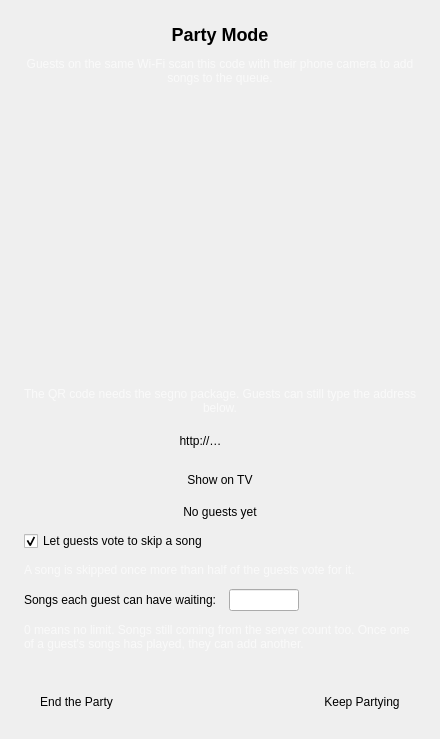
<?xml version="1.0" encoding="UTF-8"?>
<ui version="4.0">
 <class>partyWindow</class>
 <widget class="QDialog" name="partyWindow">
  <property name="geometry">
   <rect>
    <x>0</x>
    <y>0</y>
    <width>440</width>
    <height>700</height>
   </rect>
  </property>
  <property name="windowTitle">
   <string>Party Mode</string>
  </property>
  <layout class="QVBoxLayout" name="partyLayout">
   <property name="spacing">
    <number>12</number>
   </property>
   <property name="leftMargin">
    <number>24</number>
   </property>
   <property name="topMargin">
    <number>24</number>
   </property>
   <property name="rightMargin">
    <number>24</number>
   </property>
   <property name="bottomMargin">
    <number>24</number>
   </property>
   <item>
    <widget class="QLabel" name="partyTitle">
     <property name="text">
      <string>&lt;h2&gt;Party Mode&lt;/h2&gt;</string>
     </property>
     <property name="textFormat">
      <enum>Qt::TextFormat::RichText</enum>
     </property>
     <property name="alignment">
      <set>Qt::AlignmentFlag::AlignCenter</set>
     </property>
    </widget>
   </item>
   <item>
    <widget class="QLabel" name="partyIntro">
     <property name="styleSheet">
      <string notr="true">color: rgba(255, 255, 255, 170);</string>
     </property>
     <property name="text">
      <string>Guests on the same Wi-Fi scan this code with their phone camera to add songs to the queue.</string>
     </property>
     <property name="alignment">
      <set>Qt::AlignmentFlag::AlignCenter</set>
     </property>
     <property name="wordWrap">
      <bool>true</bool>
     </property>
    </widget>
   </item>
   <item>
    <widget class="QLabel" name="partyQrImage">
     <property name="minimumSize">
      <size>
       <width>320</width>
       <height>320</height>
      </size>
     </property>
     <property name="alignment">
      <set>Qt::AlignmentFlag::AlignCenter</set>
     </property>
    </widget>
   </item>
   <item>
    <widget class="QLabel" name="partyNoQr">
     <property name="styleSheet">
      <string notr="true">color: rgba(255, 255, 255, 170);</string>
     </property>
     <property name="text">
      <string>The QR code needs the segno package. Guests can still type the address below.</string>
     </property>
     <property name="alignment">
      <set>Qt::AlignmentFlag::AlignCenter</set>
     </property>
     <property name="wordWrap">
      <bool>true</bool>
     </property>
    </widget>
   </item>
   <item>
    <layout class="QHBoxLayout" name="partyAddressRow">
     <property name="spacing">
      <number>8</number>
     </property>
     <item>
      <widget class="QLabel" name="partyAddress">
       <property name="text">
        <string notr="true">http://…</string>
       </property>
       <property name="alignment">
        <set>Qt::AlignmentFlag::AlignCenter</set>
       </property>
       <property name="textInteractionFlags">
        <set>Qt::TextInteractionFlag::TextSelectableByMouse</set>
       </property>
      </widget>
     </item>
     <item>
      <widget class="QToolButton" name="partyCopyAddress">
       <property name="toolTip">
        <string>Copy the address</string>
       </property>
       <property name="styleSheet">
        <string notr="true">QToolButton { border-radius: 14px; min-width: 28px; min-height: 28px; }</string>
       </property>
       <property name="icon">
        <iconset>
         <normaloff>../assets/clipboard-copy.svg</normaloff>../assets/clipboard-copy.svg</iconset>
       </property>
      </widget>
     </item>
    </layout>
   </item>
   <item alignment="Qt::AlignmentFlag::AlignHCenter">
    <widget class="QPushButton" name="partyShowOnTv">
     <property name="text">
      <string>Show on TV</string>
     </property>
     <property name="toolTip">
      <string>Show the code in a corner of the TV while you cast to a web browser or with the visualiser and lyrics, so guests can join from there</string>
     </property>
     <property name="checkable">
      <bool>true</bool>
     </property>
     <property name="icon">
      <iconset>
       <normaloff>../assets/cast.svg</normaloff>../assets/cast.svg</iconset>
     </property>
     <property name="styleSheet">
      <string notr="true">QPushButton { border-radius: 14px; padding: 6px 16px; }</string>
     </property>
    </widget>
   </item>
   <item>
    <widget class="QLabel" name="partyGuests">
     <property name="text">
      <string>No guests yet</string>
     </property>
     <property name="alignment">
      <set>Qt::AlignmentFlag::AlignCenter</set>
     </property>
     <property name="wordWrap">
      <bool>true</bool>
     </property>
    </widget>
   </item>
   <item>
    <widget class="QCheckBox" name="partyVoteSkip">
     <property name="text">
      <string>Let guests vote to skip a song</string>
     </property>
     <property name="checked">
      <bool>true</bool>
     </property>
    </widget>
   </item>
   <item>
    <widget class="QLabel" name="partyVoteHint">
     <property name="styleSheet">
      <string notr="true">color: rgba(255, 255, 255, 170);</string>
     </property>
     <property name="text">
      <string>A song is skipped once more than half of the guests vote for it.</string>
     </property>
     <property name="wordWrap">
      <bool>true</bool>
     </property>
    </widget>
   </item>
   <item>
    <layout class="QHBoxLayout" name="partyGuestLimitRow">
     <item>
      <widget class="QLabel" name="partyGuestLimitLabel">
       <property name="text">
        <string>Songs each guest can have waiting:</string>
       </property>
      </widget>
     </item>
     <item>
      <widget class="QLineEdit" name="partyGuestLimit">
       <property name="maximumSize">
        <size>
         <width>70</width>
         <height>16777215</height>
        </size>
       </property>
       <property name="toolTip">
        <string>Type a number, or use the Up and Down keys. 0 means no limit.</string>
       </property>
       <property name="minimum" stdset="0">
        <number>0</number>
       </property>
       <property name="maximum" stdset="0">
        <number>99</number>
       </property>
       <property name="value" stdset="0">
        <number>0</number>
       </property>
      </widget>
     </item>
     <item>
      <spacer name="partyGuestLimitSpacer">
       <property name="orientation">
        <enum>Qt::Orientation::Horizontal</enum>
       </property>
       <property name="sizeHint" stdset="0">
        <size>
         <width>0</width>
         <height>20</height>
        </size>
       </property>
      </spacer>
     </item>
    </layout>
   </item>
   <item>
    <widget class="QLabel" name="partyGuestLimitHint">
     <property name="styleSheet">
      <string notr="true">color: rgba(255, 255, 255, 170);</string>
     </property>
     <property name="text">
      <string>0 means no limit. Songs still coming from the server count too. Once one of a guest's songs has played, they can add another.</string>
     </property>
     <property name="wordWrap">
      <bool>true</bool>
     </property>
    </widget>
   </item>
   <item>
    <widget class="QLabel" name="partyVotes">
     <property name="text">
      <string notr="true"/>
     </property>
    </widget>
   </item>
   <item>
    <spacer name="partySpacer">
     <property name="orientation">
      <enum>Qt::Orientation::Vertical</enum>
     </property>
     <property name="sizeHint" stdset="0">
      <size>
       <width>20</width>
       <height>0</height>
      </size>
     </property>
    </spacer>
   </item>
   <item>
    <layout class="QHBoxLayout" name="partyButtons">
     <item>
      <widget class="QPushButton" name="partyEnd">
       <property name="text">
        <string>End the Party</string>
       </property>
       <property name="styleSheet">
        <string notr="true">QPushButton { border-radius: 14px; padding: 6px 16px; }</string>
       </property>
      </widget>
     </item>
     <item>
      <spacer name="partyButtonSpacer">
       <property name="orientation">
        <enum>Qt::Orientation::Horizontal</enum>
       </property>
       <property name="sizeHint" stdset="0">
        <size>
         <width>0</width>
         <height>20</height>
        </size>
       </property>
      </spacer>
     </item>
     <item>
      <widget class="QPushButton" name="partyClose">
       <property name="text">
        <string>Keep Partying</string>
       </property>
       <property name="toolTip">
        <string>Close this window. The party goes on, and Playback → Party Mode opens it again.</string>
       </property>
       <property name="styleSheet">
        <string notr="true">QPushButton { border-radius: 14px; padding: 6px 16px; }</string>
       </property>
      </widget>
     </item>
    </layout>
   </item>
  </layout>
 </widget>
 <resources/>
 <connections/>
</ui>
